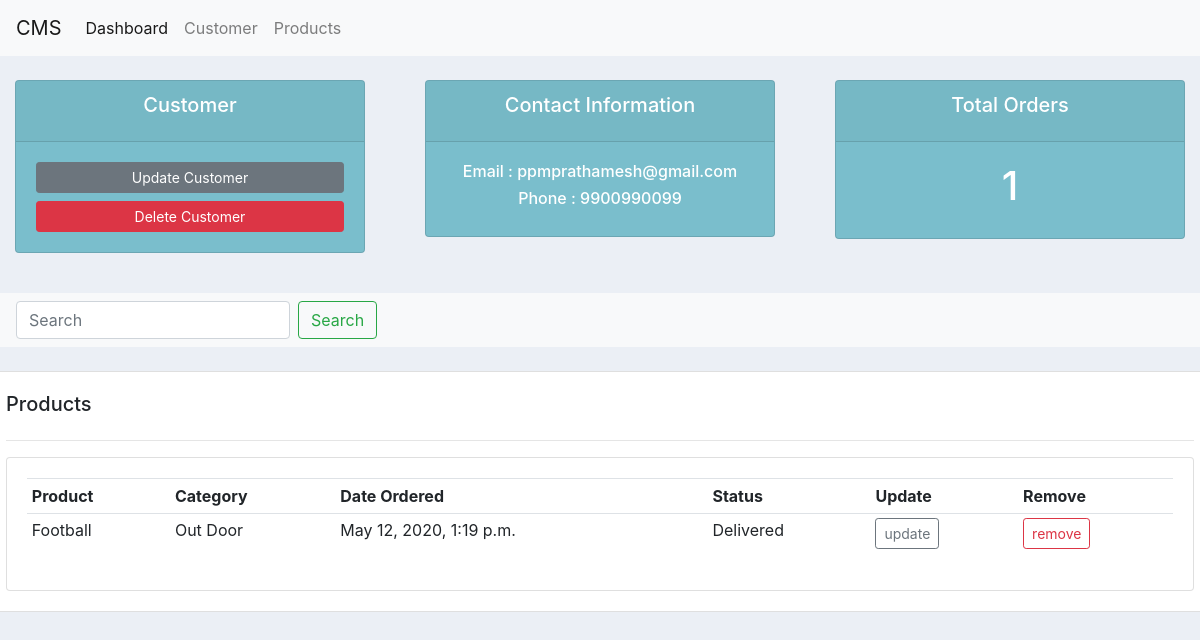
The app's page /customer/1/ with its own data.
### section/models.py (models this page shows, shortened)
class Customer(models.Model):
	name = models.CharField(max_length=200, null=True)
	phone = models.CharField(max_length=200, null=True)
	email = models.CharField(max_length=200, null=True)
	date_created = models.DateTimeField(auto_now_add=True, null=True)

class Order(models.Model):
	STATUS = (
			('Pending', 'Pending'),
			('Out for delivery', 'Out for delivery'),
			('Delivered', 'Delivered'),
			)
	customer =  models.ForeignKey(Customer,null=True,on_delete=models.SET_NULL)
	product = models.ForeignKey(Product,null=True,on_delete=models.SET_NULL)
	date_created = models.DateTimeField(auto_now_add=True, null=True)
	status = models.CharField(max_length=200, null=True, choices=STATUS)

class Product(models.Model):
	CATEGORY = (
			('Indoor', 'Indoor'),
			('Out Door', 'Out Door'),
			)
	name = models.CharField(max_length=200, null=True)
	price = models.FloatField(null=True)
	category = models.CharField(max_length=200, null=True, choices=CATEGORY)
	description = models.CharField(max_length=200, null=True,blank=True)
	date_created = models.DateTimeField(auto_now_add=True, null=True)
	tags = models.ManyToManyField(Tag)
	def __str__(self):
		return self.name

### section/views.py (the view)
# urls.py: path('customer/<str:pk>/',views.customer, name="customer"),
def customer(request, pk):
    customer = Customer.objects.get(id=pk)
    orders = customer.order_set.all()
    order_count = orders.count()
    context = {'customer':customer,'orders':orders,'order_count' : order_count,}
    return render(request,'section/customer.html',context)

### section/templates/section/customer.html (shortened to what this page needs)
{% extends 'section/main.html' %}
{% block content %}
{% include 'section/nav.html' %}
  <br>
  <div class="row">
    <div class="col">
        <div class="col-md">
            <div class="card text-center text-white mb-3" id="total-orders">
            <div class="card-header">
                <h5 class="card-title">Customer</h5>
            </div>
            <div class="card-body">
                <a class="btn btn-secondary btn-sm btn-block" href="">Update Customer</a>
                <a class="btn btn-danger btn-sm btn-block" href="">Delete Customer</a>
            </div>
            </div>
        </div>
    </div>
    <div class="col">
        <div class="col-md">
            <div class="card text-center text-white mb-3" id="total-orders">
            <div class="card-header">
                <h5 class="card-title">Contact Information</h5>
            </div>
            <div class="card-body " >
                <h6>Email : {{customer.email}}</h6>
                <h6>Phone : {{customer.phone}}</h6>
            </div>
            </div>
        </div>
    </div>
    <div class="col">
        <div class="col-md">
            <div class="card text-center text-white mb-3" id="total-orders">
            <div class="card-header">
                <h5 class="card-title">Total Orders</h5>
            </div>
            <div class="card-body">
                <h1 style="text-align: center padding: 10px">{{order_count}}</h1>
            </div>
            </div>
        </div>
    </div>
  </div>
  <br>
  <div class="row">
  <div class="col">
      <nav class="navbar navbar-light bg-light">
  <form class="form-inline">
    <input class="form-control mr-sm-2" type="search" placeholder="Search" aria-label="Search">
    <button class="btn btn-outline-success my-2 my-sm-0" type="submit">Search</button>
  </form>
  </nav>
  </div>
  </div>
  <br>
  <div class="row">
        <div class="col-md card card-body">
        <h5>Products</h5>
        <hr>
        <div class="card card-body">
                    <table class="table table-sm">
                        <tr>
                            <th>Product</th>
                            <th>Category</th>
                            <th>Date Ordered</th>
                            <th>Status</th>
                            <th>Update</th>
                            <th>Remove</th>
                        </tr>
                        {% for order in orders %}
                            <tr>
                            <td>{{order.product}}</td>
                            <td>{{order.product.category}}</td>
                            <td>{{order.date_created}}</td>
                            <td>{{order.status}}</td>
                            <td><a class="btn btn-outline-secondary btn-sm" href="">update</a></td>
                            <td><a class="btn btn-outline-danger btn-sm " href="">remove</a></td>
                        {% endfor %}
                    </table>
        </div>
        </div>
  </div>
{% endblock content %}

### static/css/main.css (style rules this page uses)
body { background-color: #ebeff5; }
#total-orders { background-color: #7abecc; }

### records on screen
Customer: email "ppmprathamesh@gmail.com", phone "9900990099"
Order: product "Football", product.category "Out Door", date_created "May 12, 2020, 1:19 p.m.", status "Delivered"

### other values on screen
{{ order_count }} "1"
